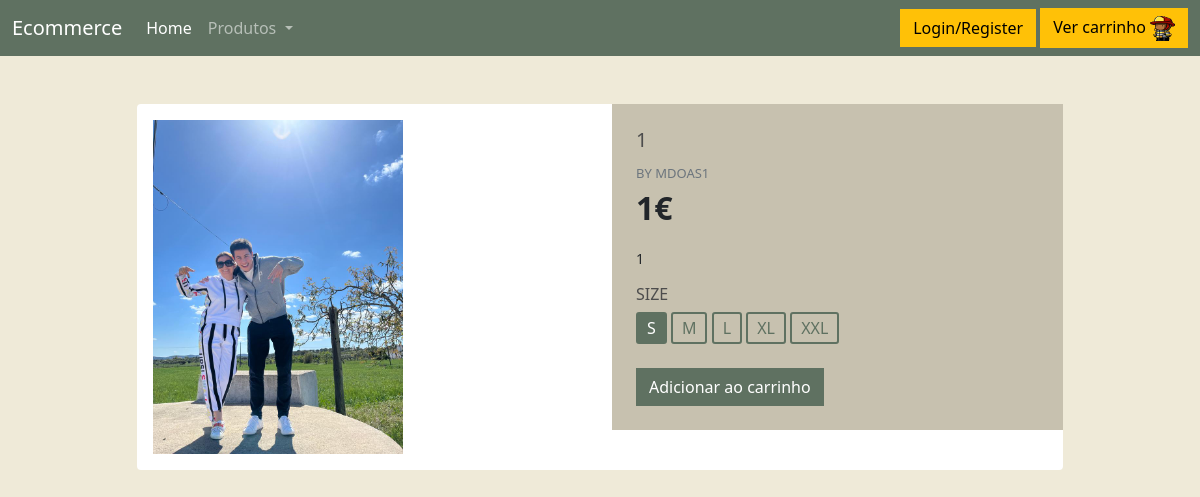
Page /produto4/ on the committed database.
### loja/models.py (models this page shows, shortened)
class Produto(models.Model):
    preco = models.IntegerField()
    nome = models.CharField(max_length=100)
    descricao = models.CharField(max_length=300)
    personalizavel = models.BooleanField(default=False)
    pic = models.ImageField(upload_to='images', blank=True, null=True)
    seller = models.ForeignKey(Vendedor, on_delete=models.RESTRICT)
    questoes = models.ManyToManyField(Questao, through='QuestaoDoProduto')

class Vendedor(models.Model):
    who = models.OneToOneField(User, on_delete=models.CASCADE) #generalizacao

### loja/views.py (the view)
# urls.py: path("produto<int:produto_id>/",views.detalheProd,name="detalheProd"),
def detalheProd (request, produto_id):
    produto = Produto.objects.filter(id=produto_id).first()
    return render(request, 'loja/detalhesProd.html' , {'produtoID': produto_id, 'produto': produto})

### loja/templates/loja/detalhesProd.html (shortened to what this page needs)
    {% extends "loja/main.html" %}
{% load static %}
{% block css %}
<link rel="stylesheet" type="text/css" href="{% static 'css/detalhesProd.css' %}">
{% endblock css %}
{% block content %}
<div class="container mt-5 mb-5">
    <div class="row d-flex justify-content-center">
        <div class="col-md-10">
            <div class="card me-auto ms-auto">
                <div class="row">
                    <div class="col-md-6">
                        <div class="images p-3">
                            <img id="main-image" src="{{produto.pic}}" width="250" />
                        </div>
                    </div>
                    <div class="col-md-6">
                        <div class="product p-4">
                            <div class="mb-3">
                                <h5 class="text-uppercase">{{produto.nome}}</h5>
                                <span class="text-uppercase text-muted brand">by {{produto.seller.who.username}}</span>
                                <div class="price d-flex flex-row align-items-center fs-2 fw-bold"> {{produto.preco}}€
                                </div>
                            </div>
                            <p class="about">{{produto.descricao}}</p>
                            <div class="sizes mt-2">
                                <h6 class="text-uppercase">Size</h6> <label class="radio"> <span>S</span> </label> <label class="radio"> <span>M</span> </label> <label class="radio"> <span>L</span> </label> <label class="radio"> <span>XL</span> </label> <label class="radio"> <span>XXL</span> </label>
                            </div>
                            <br>
                            <a class="btn btn-danger float-right " href="{% url 'loja:add_cart' produtoID %}">Adicionar ao carrinho</a>
                        </div>
                    </div>
                </div>
            </div>
        </div>
    </div>
</div>
{% endblock content %}

### loja/static/css/main.css (style rules this page uses)
body { background-color: #e0d8ce; }
h1,h2,h3,h4,h5,h6 { color:hsl(0, 0%, 30%); }
.btn { border-radius: 0; }

### loja/static/css/detalhesProd.css (style rules this page uses)
body { background-color: #EFEAD8 }
.card { border:none; }
.product { background-color: #c7c1af }
.brand { font-size: 13px }
.about { font-size: 14px }
label.radio { cursor: pointer }
label.radio span { padding: 2px 9px; border: 2px solid #5F7161; display: inline-block; color: #5F7161; border-radius: 3px; text-transform: uppercase }
label.radio input:checked+span { border-color: #5F7161; background-color: #5F7161; color: #fff }
.btn-danger { background-color: #5F7161 !important; border-color: #5F7161 !important }

### rows in the picture
Produto: pic (picture), nome "1", seller.who.username "MDOAS1", preco "1", descricao "1"
